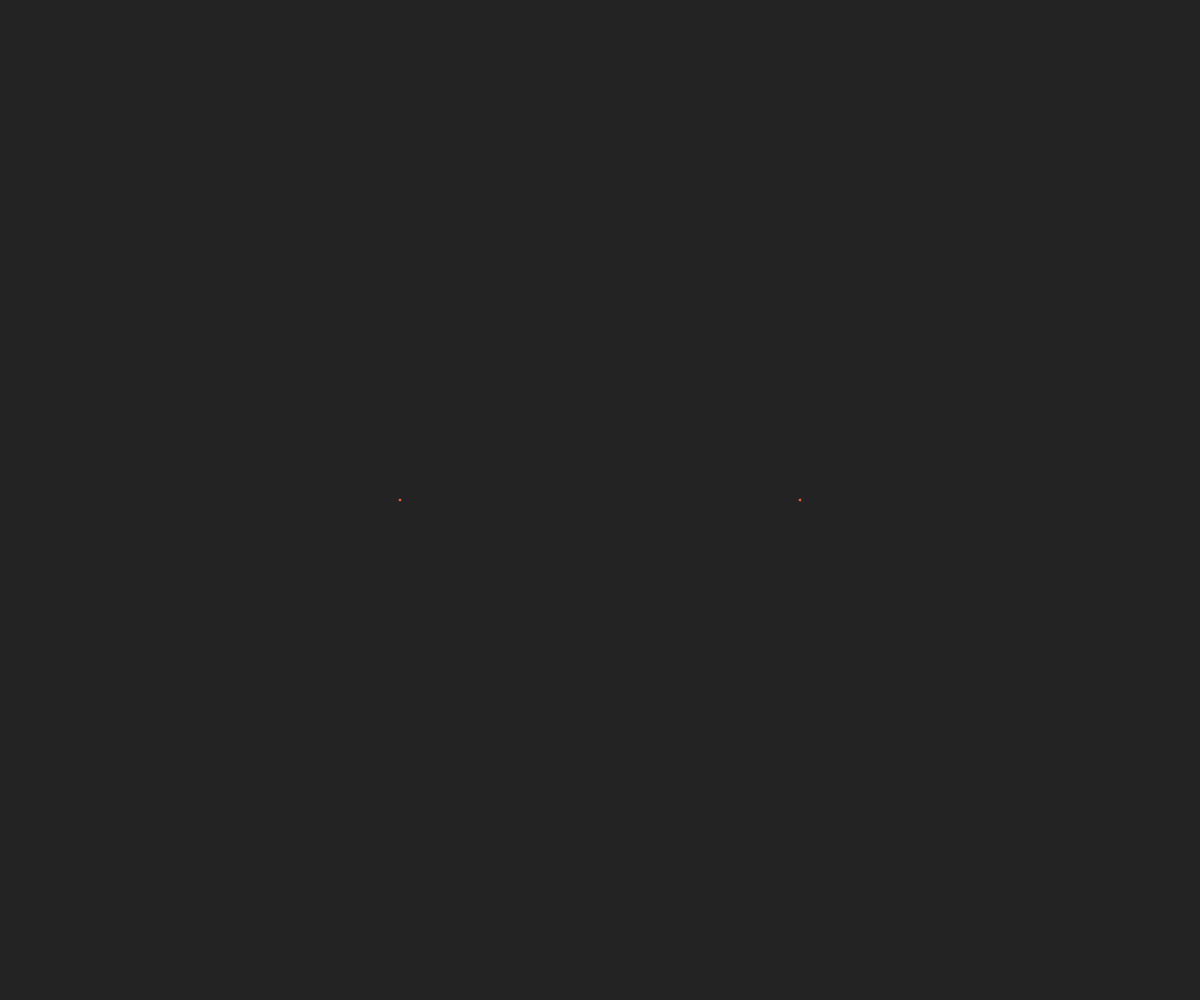
Frame 1 (no input)
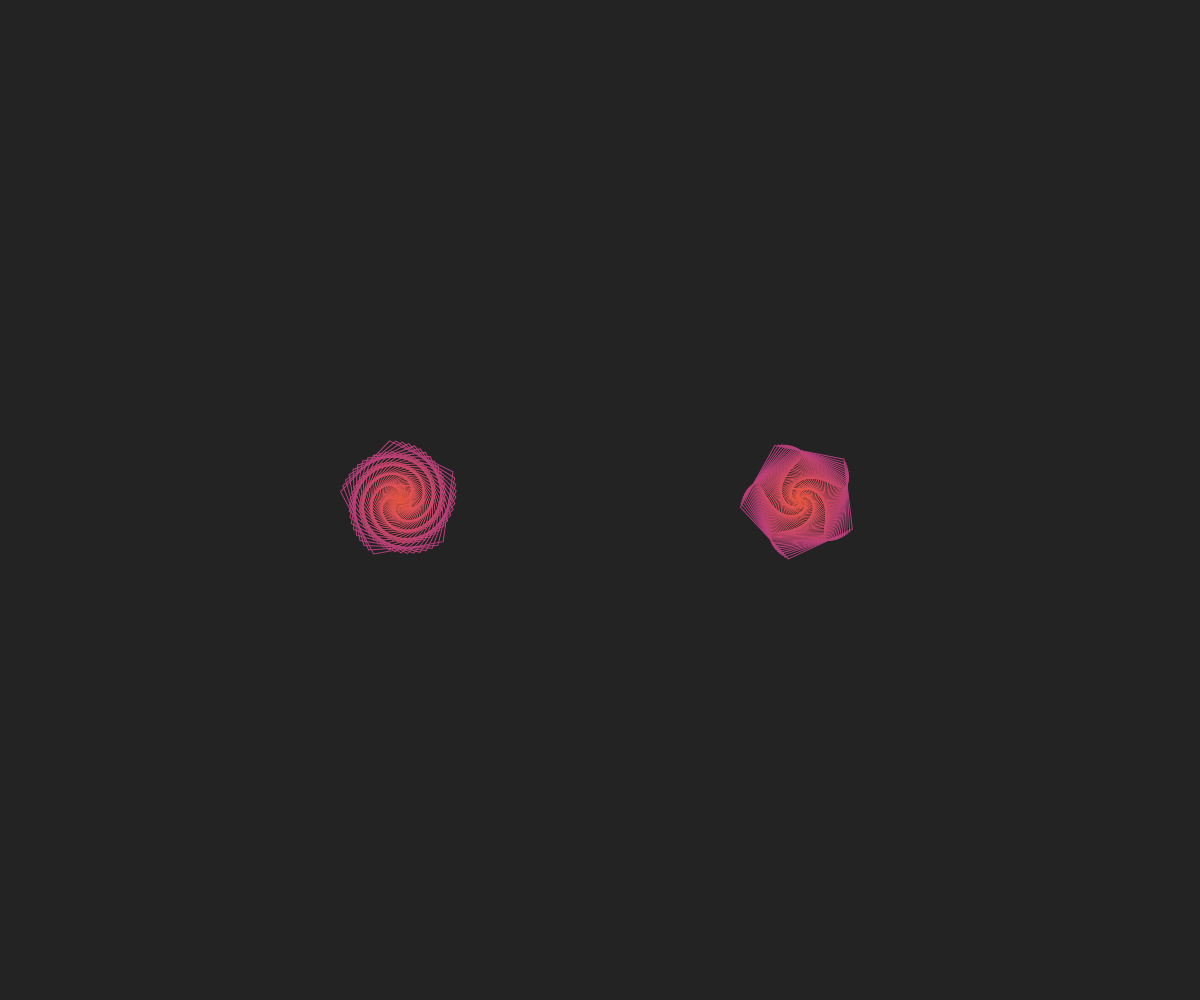
Frame 60 (no input)
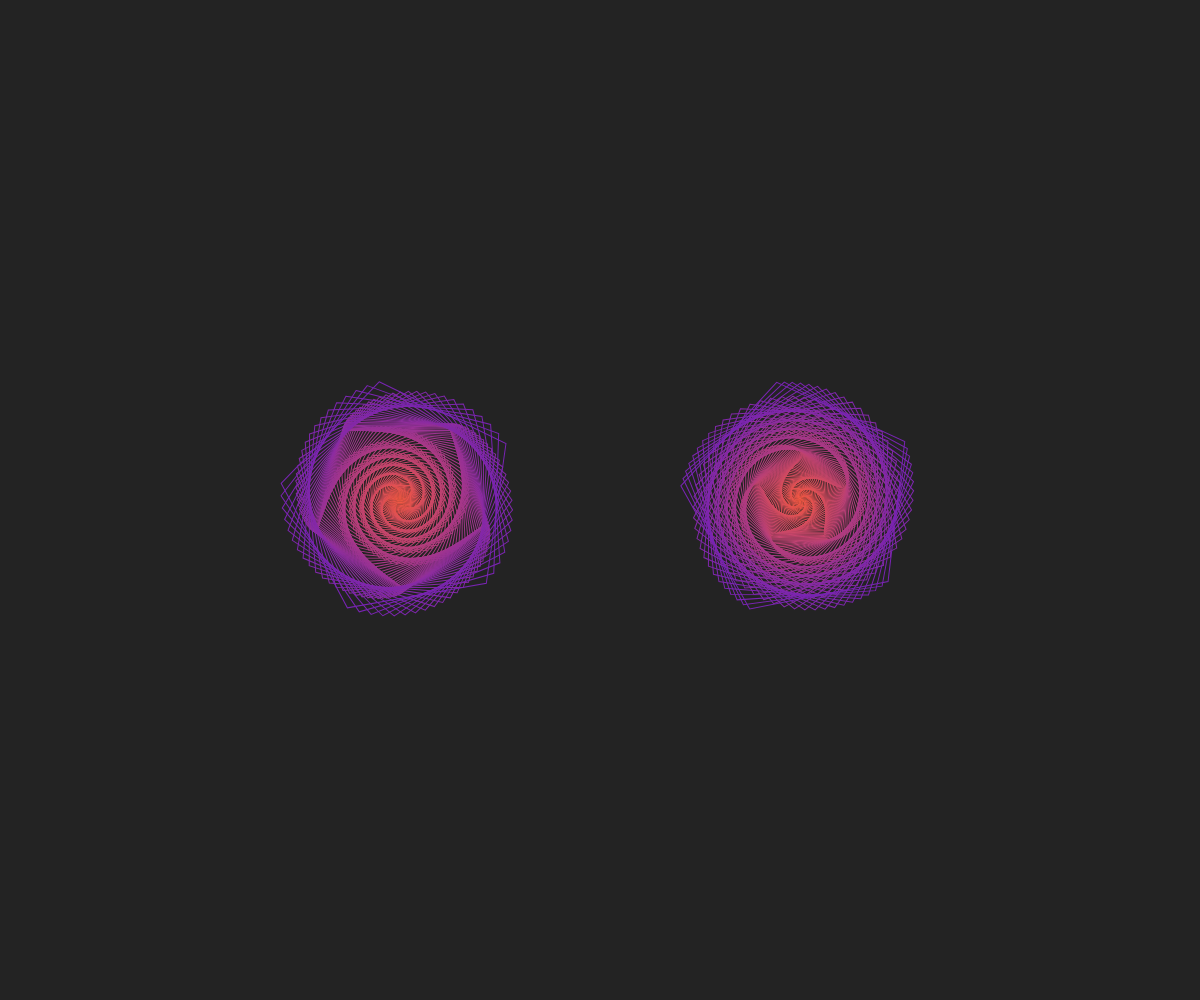
Frame 120 (the mouse pressed at the canvas centre since frame 60)

The p5.js sketch that drew these frames (run headless with seeded random() and noise() and a simulated clock; from frame 60 on, the mouse is pressed at the canvas centre):

// p5.js sketch
// ── sketch.js


function setup() {
  createCanvas(windowWidth,windowHeight);
  angleMode(DEGREES);
  frameRate (24);
  background(35);

}

function draw() {

  /***ORIGINAL CODE *****
  translate(width/2, height/2);
  //rotate(frameCount*3);
  //scale(1,2);
  noFill();
  var angle1 = frameCount*3;
  var xciao = 200*cos(angle1);
  var yciao= 200*sin(angle1);

  stroke(lerpColor(color('#ea0043'), color('#0fefca'), frameCount/60));
  stroke(220, 227, 239);

  line(xciao,yciao,200,0);

  if (frameCount == 120) {
   noLoop();} */

  noFill();
  var angle1 = frameCount*2;
  var xciao = 200*cos(angle1);
  var yciao = 200*sin(angle1);

  push()
  translate(width/3, height/2);
  rotate(xciao);
  stroke(lerpColor(color('#f45942'), color('#2600ff'), frameCount/200));
  polygon(0, 0, frameCount,5);
  pop();

  push()
  translate(width/1.5, height/2);
  rotate(yciao);
  stroke(lerpColor(color('#f45942'), color('#2600ff'), frameCount/200));
  polygon(0, 0, frameCount,5);
  pop();

  if (frameCount == 200) {
   noLoop();}
}




function polygon(x, y, radius, npoints) {
  var angle = 360/ npoints;
  beginShape();
  for (var a = 0; a < 360; a += angle) {
    var sx = x + cos(a) * radius;
    var sy = y + sin(a) * radius;
    vertex(sx, sy);
  }
  endShape(CLOSE);
}
